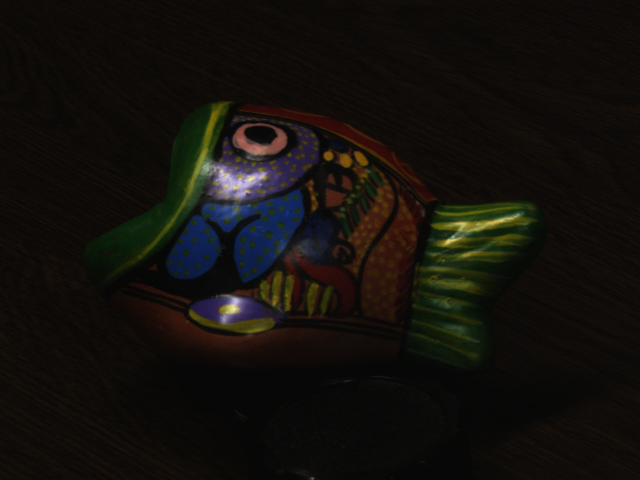
//> input picture fish.png, 640 x 480 px
$ ./main fish.png   (built with g++ and OpenCV 4)
//> lines starting //> are read from the running program, lines starting //| are printed output that depends on the picture; after the words box and inside, x2 and y2 are one past the last pixel; in counts of white or black regions, pixels touching at a corner belong together
//> further down, inputImage is the input picture: 480 rows x 640 cols, CV_8UC3; mean B, G, R 12.6, 16.7, 19.3
### CPUProcess/convexWeightsEstimation.h
#ifndef CONVEX_WEIGHTS_ESTIMATION_H
#define CONVEX_WEIGHTS_ESTIMATION_H

#include <opencv2\opencv.hpp>

class convexWeightsEstimation {

public:
	convexWeightsEstimation();
	~convexWeightsEstimation();

	void initialize(int imageRows, int imageCols);

	// projection operator
	void oneDProjection(double& weight);
	void twoDProjection(double& weight);

	cv::Mat computeWeights(cv::Mat image, cv::Mat specularFree, cv::Mat highlightRegion);
	cv::Mat getDiffuseImage(cv::Mat image, cv::Mat mask);

private:

	double h_k;	// step_size
	double beta_1;	// weights for diffuse grandient regularization term
	double beta_2;	// weights for specular grandient regularization term


	cv::Mat M_d, M_s, specularComponent, diffuseImage, p_x, p_y, q_x, q_y;

};

#endif

### CPUProcess/specularDetectCorrect.h
#ifndef SPECULAR_DETECT_CORRECT_H
#define SPECULAR_DETECT_CORRECT_H

#include <opencv2\opencv.hpp>

class specularDetectCorrect {

public:
	specularDetectCorrect();
	~specularDetectCorrect();

	void initialize(int imageRows, int imageCols);

	// return final selected svgSelectImage
	cv::Mat detect(cv::Mat image);

	// return final hsv corrected image in rgb
	cv::Mat correct(cv::Mat image, cv::Mat mask);

private:

	// parameter for the algorithm
	float alpha_1;
	float alpha_2;
	float alpha;

	double tao;
	double sigma;
	double sigma_pow;

	int windowsize_half;

	// variable for the algorithm
	cv::Mat minimumImage, hsvSpace, gradientImage, svSelectImage, gSelectImage, svgSelectImage, svgWeightImage, recoverImage;
	cv::Mat showImage;
};


#endif

### CPUProcess/convexWeightsEstimation.cpp
#include "convexWeightsEstimation.h"

#include <vector>
#include <math.h>

convexWeightsEstimation::convexWeightsEstimation() {
	h_k = 2e-5;
	beta_1 = 1;
	beta_2 = 0.1;
}

convexWeightsEstimation::~convexWeightsEstimation() {
	// need to delay some heap information
}

void convexWeightsEstimation::initialize(int imageRows, int imageCols) {

	M_d = cv::Mat::ones(imageRows, imageCols, CV_64FC1);
	M_s = cv::Mat::ones(imageRows, imageCols, CV_64FC1);

	p_x = cv::Mat::zeros(imageRows, imageCols, CV_64FC1);
	p_y = cv::Mat::zeros(imageRows, imageCols, CV_64FC1);
	q_x = cv::Mat::zeros(imageRows, imageCols, CV_64FC1);
	q_y = cv::Mat::zeros(imageRows, imageCols, CV_64FC1);

	specularComponent = cv::Mat(imageRows, imageCols, CV_32FC3);
	diffuseImage = cv::Mat(imageRows, imageCols, CV_32FC3);
}

void convexWeightsEstimation::oneDProjection(double& weight) {
	if (weight > 1) { weight = 1.0; }
	else if (weight < 0) { weight = 0.0; }
	else { weight = weight; }
}

void convexWeightsEstimation::twoDProjection(double& weight) {
	if (weight > 1) { weight = 1.0; }
	else if (weight < -1) { weight = -1.0; }
	else { weight = weight; }
}

cv::Mat convexWeightsEstimation::computeWeights(cv::Mat image, cv::Mat specularFree, cv::Mat highlightRegion) {

	// get the large highlight region
	cv::Mat Element_open = cv::getStructuringElement(cv::MORPH_ELLIPSE, cv::Size(2, 1));
	cv::Mat large_highlight_region;
	cv::morphologyEx(highlightRegion, large_highlight_region, CV_MOP_OPEN, Element_open);

	// find around pixel of highlight region
	cv::Mat Element_dialate = cv::getStructuringElement(cv::MORPH_CROSS, cv::Size(2, 2));
	cv::Mat large_highlight_region_extend;
	cv::dilate(large_highlight_region, large_highlight_region_extend, Element_dialate);

	// use connected component analysis get the label
	cv::Mat reginLabel;
	int num = cv::connectedComponents(large_highlight_region_extend, reginLabel, 8);
	//std::cout << "num:" << num << std::endl;

	// calculate the surrounding average
	std::vector<std::vector<int>> cluster(num, std::vector<int>(2,0));
	for (int pixel = 0; pixel < reginLabel.rows * reginLabel.cols; pixel++) {
		int label = reginLabel.ptr<int>()[pixel];
		if (label > 0) {
			cluster[label][0] += (int)image.ptr<unsigned char>()[pixel * 3 + 0] + (int)image.ptr<unsigned char>()[pixel * 3 + 1] + (int)image.ptr<unsigned char>()[pixel * 3 + 2];
			cluster[label][1] += 1;
		}
	}

	std::vector<double> cluster_average(num,0.0);
	for (int n = 1; n < num; n++) {
		cluster_average[n] = cluster[n][0] / (3 * cluster[n][1]);
		//std::cout << cluster_average[n] << std::endl;
	}

	// calculate gradient method and iterative update
	int count = 0;

	// define specular image
	specularComponent = specularFree.clone();

	cv::Mat specularFree_float, specularComponent_float, image_float;
	specularFree.convertTo(specularFree_float, CV_64FC3);
	specularComponent.convertTo(specularComponent_float, CV_64FC3);
	image.convertTo(image_float, CV_64FC3, 1 / 255.0);

	for (int pixel = 0; pixel < large_highlight_region.rows * large_highlight_region.cols; pixel++) {
		int label = reginLabel.ptr<int>()[pixel];
		if (large_highlight_region.ptr<unsigned char>()[pixel] > 250 && label > 0) {
			specularComponent_float.ptr<double>()[pixel * 3 + 2] = 1.0 - cluster_average[label]/255.0;
			//specularComponent_float.ptr<double>()[pixel * 3 + 2] = 1.0;
			specularComponent_float.ptr<double>()[pixel * 3 + 0] = 1.0;
			specularComponent_float.ptr<double>()[pixel * 3 + 1] = 1.0;
		}
		else {
			specularComponent_float.ptr<double>()[pixel * 3 + 2] = 0.0;
			specularComponent_float.ptr<double>()[pixel * 3 + 0] = 0.0;
			specularComponent_float.ptr<double>()[pixel * 3 + 1] = 0.0;
		}

	}

	//cv::imshow("specularComponent", specularComponent_float);
	//cv::waitKey();

	std::cout << std::endl;

	while (count < 100000) {

		// loop to check when is the good ending
		if (count % 500 == 0) {
			cv::Mat M_d_float;
			M_d.convertTo(M_d_float, CV_32FC1);
			cv::Mat showTemp = getDiffuseImage(specularFree, M_d_float);
			if (count == 0) {
				cv::imshow("original input", showTemp);
				cv::waitKey(10);
			}
			else {
				cv::imshow("changing result", showTemp);
				cv::waitKey(10);
			}

		}

		cv::Mat div_p_x = cv::Mat::zeros(image.rows, image.cols, CV_64FC1);
		cv::Mat div_p_y = cv::Mat::zeros(image.rows, image.cols, CV_64FC1);
		cv::Mat div_q_x = cv::Mat::zeros(image.rows, image.cols, CV_64FC1);
		cv::Mat div_q_y = cv::Mat::zeros(image.rows, image.cols, CV_64FC1);

		cv::Mat div_m_s_x = cv::Mat::zeros(image.rows, image.cols, CV_64FC1);
		cv::Mat div_m_s_y = cv::Mat::zeros(image.rows, image.cols, CV_64FC1);
		cv::Mat div_m_d_x = cv::Mat::zeros(image.rows, image.cols, CV_64FC1);
		cv::Mat div_m_d_y = cv::Mat::zeros(image.rows, image.cols, CV_64FC1);

		// precompute div and gradient in x and y direction
		for (int r = 0; r < image.rows - 1; r++) {
			for (int c = 0; c < image.cols - 1; c++) {
				div_q_x.at<double>(r, c) = q_x.at<double>(r, c) - q_x.at<double>(r + 1, c);
				div_q_y.at<double>(r, c) = q_y.at<double>(r, c) - q_y.at<double>(r, c + 1);
				div_p_x.at<double>(r, c) = p_x.at<double>(r, c) - p_x.at<double>(r + 1, c);
				div_p_y.at<double>(r, c) = p_y.at<double>(r, c) - p_y.at<double>(r, c + 1);

				div_m_d_x.at<double>(r, c) = M_d.at<double>(r, c) - M_d.at<double>(r + 1, c);
				div_m_d_y.at<double>(r, c) = M_d.at<double>(r, c) - M_d.at<double>(r, c + 1);
				div_m_s_x.at<double>(r, c) = M_s.at<double>(r, c) - M_s.at<double>(r + 1, c);
				div_m_s_y.at<double>(r, c) = M_s.at<double>(r, c) - M_s.at<double>(r, c + 1);
			}
		}

		// update m_d, m_s, p and q
		for (int pixel = 0; pixel < image.rows * image.cols; pixel++) {

			double specularfree_r = specularFree_float.ptr<double>()[pixel * 3 + 2];
			double specularfree_g = specularFree_float.ptr<double>()[pixel * 3 + 1];
			double specularfree_b = specularFree_float.ptr<double>()[pixel * 3 + 0];

			double specularComponent_r = specularComponent_float.ptr<double>()[pixel * 3 + 2];
			double specularComponent_g = specularComponent_float.ptr<double>()[pixel * 3 + 1];
			double specularComponent_b = specularComponent_float.ptr<double>()[pixel * 3 + 0];

			double image_r = image_float.ptr<double>()[pixel * 3 + 2];
			double image_g = image_float.ptr<double>()[pixel * 3 + 1];
			double image_b = image_float.ptr<double>()[pixel * 3 + 0];

			double m_d = M_d.ptr<double>()[pixel];
			double m_s = M_s.ptr<double>()[pixel];

			double R = m_d * specularfree_r + m_s * specularComponent_r - image_r;
			double G = m_d * specularfree_g + m_s * specularComponent_g - image_g;
			double B = m_d * specularfree_b + m_s * specularComponent_b - image_b;

			//std::cout << R << std::endl;

			// get the parameter and do not need to /255
			double div_p = div_p_x.ptr<double>()[pixel] + div_p_y.ptr<double>()[pixel];
			double div_q = div_q_x.ptr<double>()[pixel] + div_q_y.ptr<double>()[pixel];

			double p_x_element = p_x.ptr<double>()[pixel];
			double p_y_element = p_y.ptr<double>()[pixel];
			double q_x_element = q_x.ptr<double>()[pixel];
			double q_y_element = q_y.ptr<double>()[pixel];

			double div_m_d_x_element = div_m_d_x.ptr<double>()[pixel];
			double div_m_d_y_element = div_m_d_y.ptr<double>()[pixel];
			double div_m_s_x_element = div_m_s_x.ptr<double>()[pixel];
			double div_m_s_y_element = div_m_s_y.ptr<double>()[pixel];


			// calculate update
			double m_d_next = m_d - h_k * (R * specularfree_r + G * specularfree_g + B * specularfree_b - beta_1 * div_q);
			double m_s_next = m_s - h_k * (R * specularComponent_r + G * specularComponent_g + B * specularComponent_b - beta_2 * div_p);
			double p_x_next = p_x_element - h_k * beta_2 * div_m_s_x_element;
			double p_y_next = p_y_element - h_k * beta_2 * div_m_s_y_element;
			double q_x_next = q_x_element - h_k * beta_1 * (div_m_d_x_element - q_x_element);
			double q_y_next = q_y_element - h_k * beta_1 * (div_m_d_y_element - q_y_element);

			// projection
			oneDProjection(m_d_next);
			oneDProjection(m_s_next);
			twoDProjection(p_x_next);
			twoDProjection(p_y_next);

			// update
			M_d.ptr<double>()[pixel] = m_d_next;
			M_s.ptr<double>()[pixel] = m_s_next;
			p_x.ptr<double>()[pixel] = p_x_next;
			p_y.ptr<double>()[pixel] = p_y_next;
			q_x.ptr<double>()[pixel] = q_x_next;
			q_y.ptr<double>()[pixel] = q_y_next;

		}

		count++;
		std::cout << count << " ";
	}

	std::cout << std::endl;

	// return diffuse weight
	return M_d;
}

cv::Mat convexWeightsEstimation::getDiffuseImage(cv::Mat image, cv::Mat mask) {

	for (int pixel = 0; pixel < image.rows * image.cols; pixel++) {
		diffuseImage.ptr<float>()[pixel * 3 + 0] = image.ptr<float>()[pixel * 3 + 0] * mask.ptr<float>()[pixel];
		diffuseImage.ptr<float>()[pixel * 3 + 1] = image.ptr<float>()[pixel * 3 + 1] * mask.ptr<float>()[pixel];
		diffuseImage.ptr<float>()[pixel * 3 + 2] = image.ptr<float>()[pixel * 3 + 2] * mask.ptr<float>()[pixel];
	}
	return diffuseImage;
}

### CPUProcess/specularDetectCorrect.cpp
#include "specularDetectCorrect.h"

#include <math.h>
#include <highgui.h>

specularDetectCorrect::specularDetectCorrect()
{
	// alpha and tao are different under medical and natural

	alpha = 0.1;
	alpha_1 = 0.33;
	alpha_2 = 0.67;

	tao = 0.13;
	sigma = 0.01;
	windowsize_half = 3;

	sigma_pow = pow(sigma, 2);
}

specularDetectCorrect::~specularDetectCorrect() {

	// need to delay some heap information
}

void specularDetectCorrect::initialize(int imageRows, int imageCols) {
	minimumImage = cv::Mat(imageRows, imageCols, CV_32FC1);
	hsvSpace = cv::Mat(imageRows, imageCols, CV_32FC3);
	gradientImage = cv::Mat::zeros(imageRows, imageCols, CV_64FC1);
	svSelectImage = cv::Mat(imageRows, imageCols, CV_8UC1);
	gSelectImage = cv::Mat(imageRows, imageCols, CV_8UC1);
	svgSelectImage = cv::Mat(imageRows, imageCols, CV_8UC1);
	svgWeightImage = cv::Mat::ones(imageRows, imageCols, CV_32FC1);
	recoverImage = cv::Mat(imageRows, imageCols, CV_8UC3);
	//showImage = cv::Mat(imageRows, imageCols, CV_8UC1);
}

cv::Mat specularDetectCorrect::detect(cv::Mat image) {

	// get hsvSpace from input image
	cv::Mat image_float = cv::Mat(image.rows, image.cols, CV_32FC3);
	image.convertTo(image_float, CV_32FC3, 1.f / 255.f);
	cv::cvtColor(image_float, hsvSpace, CV_BGR2HSV_FULL);

	// get svSelectImage from HSV space
	// @qxc62 09/29 low precise, 01/13 get the 32 bit float high precise
	for (int pixel = 0; pixel < hsvSpace.rows * hsvSpace.cols; pixel++) {
		float saturation = hsvSpace.ptr<float>()[pixel * 3 + 1];
		float value = hsvSpace.ptr<float>()[pixel * 3 + 2];

		svSelectImage.ptr<unsigned char>()[pixel] = (((saturation < alpha_1) && (value > alpha_2)) ? 255 : 0);

	}
//> this loop made 307200 passes
//> (saturation, value) on passes 1 to 3: (0.462, 0.051), (0.6, 0.0588), (0.538, 0.051)
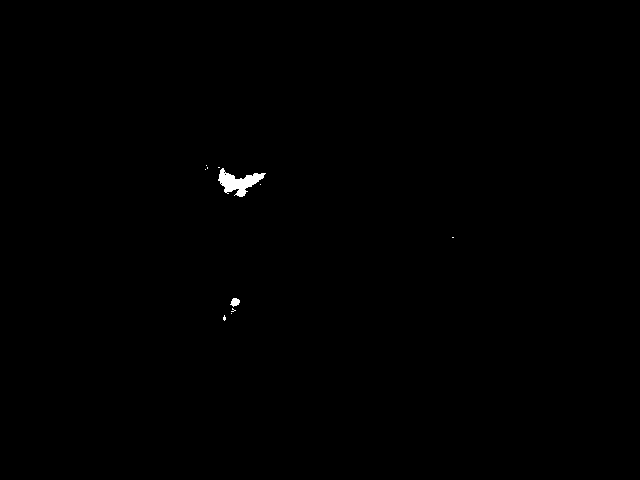
//> svSelectImage: 480 rows x 640 cols, CV_8UC1; 0.23% white; 11 white regions (9 under 20 px), largest, box (x1, y1, x2, y2) and area: (218, 168, 266, 197) 629, (230, 298, 240, 307) 60

	//cv::imshow("svSelect Image", svSelectImage);
	//cv::waitKey();

	// get minimum image from original input image
	for (int pixel = 0; pixel < image.rows * image.cols; pixel++) {
		float red = image_float.ptr<float>()[pixel * 3 + 2];
		float green = image_float.ptr<float>()[pixel * 3 + 1];
		float blue = image_float.ptr<float>()[pixel * 3 + 0];
		// compare each value and get output minimum image
		minimumImage.ptr<float>()[pixel] = std::min(red, std::min(green, blue));
	}
//> this loop made 307200 passes
//> (red, green, blue) on passes 1 to 3: (0.051, 0.0431, 0.0275), (0.0588, 0.0431, 0.0235), (0.051, 0.051, 0.0235)
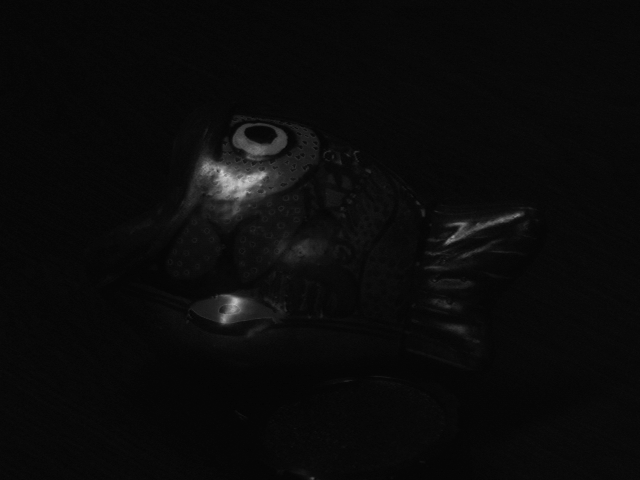
//> minimumImage: 480 rows x 640 cols, CV_32FC1; min 0.0157, max 0.812, mean 0.042

	// calculate gradient image, gradient select and union
	for (int r = 1; r < minimumImage.rows - 1; r++) {
		for (int c = 1; c < minimumImage.cols - 1; c++) {
			// calculate gradient image from minimum Image
			double cal_temp = std::pow((minimumImage.at<float>(r + 1, c) - minimumImage.at<float>(r - 1, c)), 2) + std::pow((minimumImage.at<float>(r, c + 1) - minimumImage.at<float>(r, c - 1)), 2);
			gradientImage.at<double>(r, c) = std::sqrt(cal_temp) / 2;
			// select pixel in gradient image
			gSelectImage.at<unsigned char>(r, c) = (gradientImage.at<double>(r, c) > tao) ? 255 : 0;
			// select pixel union with sv selected image
			svgSelectImage.at<unsigned char>(r, c) = (gSelectImage.at<unsigned char>(r, c) > 250) ? (gSelectImage.at<unsigned char>(r, c)) : (svSelectImage.at<unsigned char>(r, c));
		}
	}
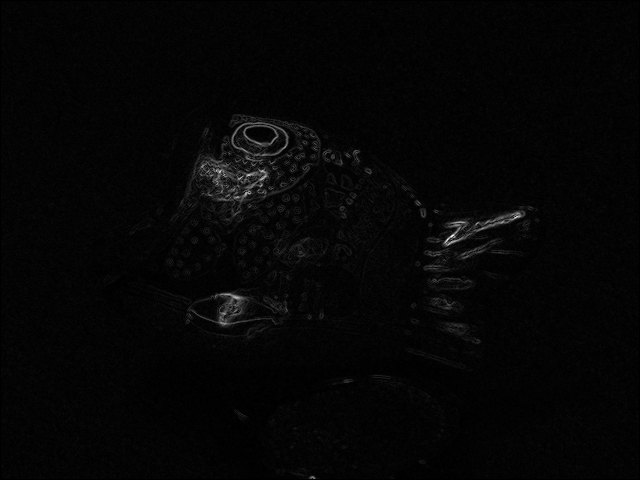
//> gradientImage: 480 rows x 640 cols, CV_64FC1; min 0, max 0.233, mean 0.00526; drawn with min black and max white
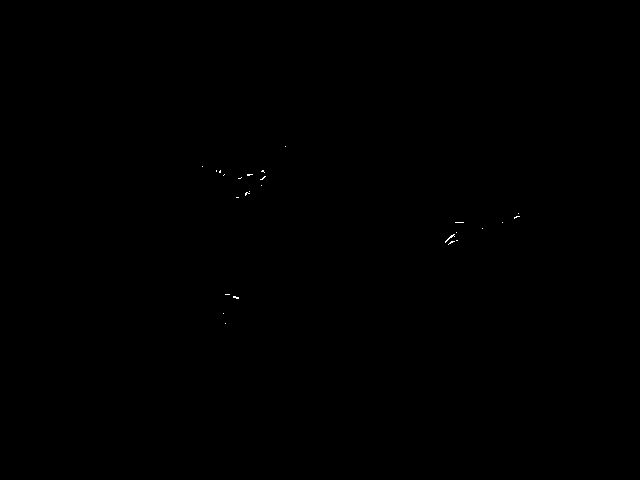
//> gSelectImage: 480 rows x 640 cols, CV_8UC1; 0.04% white in thin lines or dots, all inside (x1, y1, x2, y2) = (202, 146, 520, 324)

	return svgSelectImage;
}

cv::Mat specularDetectCorrect::correct(cv::Mat image, cv::Mat mask) {

	// get hsvSpace from input image
	cv::Mat image_float = cv::Mat(image.rows, image.cols, CV_32FC3);
	image.convertTo(image_float, CV_32FC3, 1.0 / 255.0);
	// note that Hue 0-360, Saturation 0-1, Value 0-1 for 32bit input transform
	cv::cvtColor(image_float, hsvSpace, CV_BGR2HSV_FULL);

	// normalize hue to 0-1
	for (int pixel = 0; pixel < hsvSpace.rows * hsvSpace.cols; pixel++) {
		float hue = hsvSpace.ptr<float>()[pixel * 3 + 0];
		hsvSpace.ptr<float>()[pixel * 3 + 0] = hue / 360.f;
	}
//> this loop made 307200 passes
//> hue on passes 1 to 3: 40, 33.33, 60

	// [18 lines of commented-out code are left out]
	for (int pixel = 0; pixel < svgWeightImage.rows * svgWeightImage.cols; pixel++) {
		if (mask.ptr<unsigned char>()[pixel] > 250) {
			svgWeightImage.ptr<float>()[pixel] = alpha;
		}
		else {
			svgWeightImage.ptr<float>()[pixel] = 1.f;
		}
	}

	// correct surrounding pixels until finished all
	bool continue_flag = true;

	cv::Mat mask_erode;
	cv::Mat mask_large = mask.clone();

	cv::Mat Element_erode = cv::getStructuringElement(cv::MORPH_CROSS, cv::Size(2, 2));
	cv::erode(mask_large, mask_erode, Element_erode);

	// process loop to correct
	while (continue_flag) {
		// correct hue and saturation
		//cv::Mat ProcessImage = cv::Mat::zeros(mask.rows, mask.cols, CV_32FC1);
		for (int r = windowsize_half; r < hsvSpace.rows - windowsize_half; r++) {
			for (int c = windowsize_half; c < hsvSpace.cols - windowsize_half; c++) {
				double h_update = 0.0;
				double s_update = 0.0;
				double svg_weight_sum = 0.0;
				double hs_weight_sum = 0.0;
				if (mask_large.at<unsigned char>(r, c) > 250 && mask_erode.at<unsigned char>(r, c) < 250) {
					for (int wr = -windowsize_half; wr <= windowsize_half; wr++) {
						for (int wc = -windowsize_half; wc <= windowsize_half; wc++) {

							double h_temp = hsvSpace.at<cv::Vec3f>(r + wr, c + wc)[0];
							double s_temp = hsvSpace.at<cv::Vec3f>(r + wr, c + wc)[1];
							double h_current = hsvSpace.at<cv::Vec3f>(r , c )[0];

							// function (11)
							h_update += h_temp * svgWeightImage.at<float>(r + wr, c + wc);
							svg_weight_sum += svgWeightImage.at<float>(r + wr, c + wc);

							// function (12) and (14)
							s_update += s_temp * exp(-pow((1 - s_temp), 2)) * exp(-pow((h_current - h_temp), 2) / sigma_pow);
							hs_weight_sum += exp(-pow((1 - s_temp), 2)) * exp(-pow((h_current - h_temp), 2) / sigma_pow);

						}
					}

					// finalize function (11) and (12)
					hsvSpace.at<cv::Vec3f>(r, c)[0] = h_update / svg_weight_sum;
					hsvSpace.at<cv::Vec3f>(r, c)[1] = s_update / hs_weight_sum;
					hsvSpace.at<cv::Vec3f>(r, c)[2] = 1.f;
					//svgWeightImage.at<float>(r, c) = 1.f; // this will blur the inpainting a lot
				}

			}
		}

		mask_large = mask_erode.clone();
		cv::erode(mask_large, mask_erode, Element_erode);

		continue_flag = (cv::countNonZero(mask_erode) > 1);
	}
//> this loop made 12 passes
//> continue_flag on passes 1 to 4: true, true, true, true
//> pass 1, in correct, `cv::erode(mask_large, mask_erode, Element_erode);`:
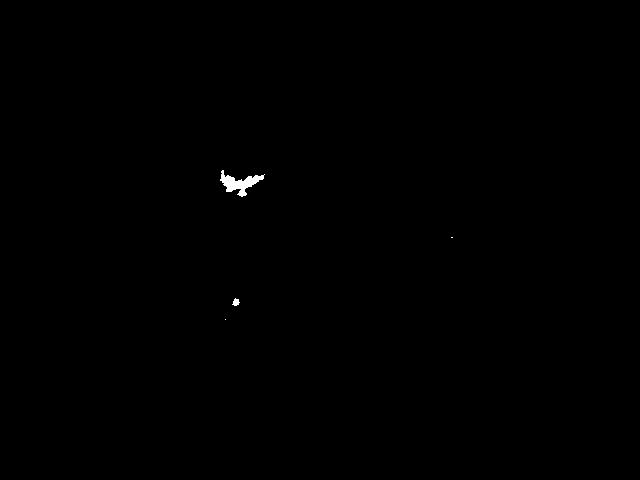
//> mask_erode: 480 rows x 640 cols, CV_8UC1; 0.17% white; 4 white regions (2 under 20 px), largest, box (x1, y1, x2, y2) and area: (220, 170, 265, 197) 480, (232, 298, 240, 306) 40
//> after the loop:
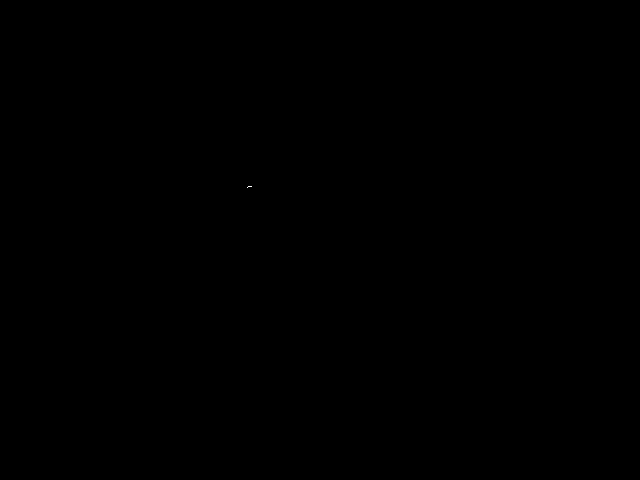
//> mask_large: 480 rows x 640 cols, CV_8UC1; 0% white in thin lines or dots, all inside (x1, y1, x2, y2) = (247, 186, 252, 188)

	// [13 lines of commented-out code are left out]
	for (int pixel = 0; pixel < hsvSpace.rows * hsvSpace.cols; pixel++) {
		float hue = hsvSpace.ptr<float>()[pixel * 3 + 0];
		hsvSpace.ptr<float>()[pixel * 3 + 0] = hue * 360.f;
	}
//> this loop made 307200 passes
//> hue on passes 1 to 3: 0.111, 0.0926, 0.167

	// get recover image after correct hue and saturation
	cv::cvtColor(hsvSpace, recoverImage, CV_HSV2BGR_FULL);

	return recoverImage;
}

### main.cpp
#include <opencv2\opencv.hpp>
#include "CPUProcess\specularDetectCorrect.h"
#include "CPUProcess\convexWeightsEstimation.h"

int main(int argc, char **argv)
{

	if(argc != 2)
	{
		printf("Usage: GlobalOptimalMethodSpecularRemove.exe imagefile.extension\n");
		return -1;
	}

	cv::Mat inputImage = cv::imread(argv[1]);
	cv::Mat selectImage, noSpecularImage, diffuseMask, diffuseImage;

	// detect specular region and correct in HSV space
	specularDetectCorrect SpecularDetectCorrectInstance;
	SpecularDetectCorrectInstance.initialize(inputImage.rows, inputImage.cols);
	selectImage = SpecularDetectCorrectInstance.detect(inputImage);

	// show the specular region
	cv::imshow("specularRegion", selectImage);
	cv::waitKey();

	// note that this SpecularImage is 32FC3
	noSpecularImage = SpecularDetectCorrectInstance.correct(inputImage, selectImage);

	// show the hue and saturation corrected image and highlight on valur
	cv::imshow("specularFree image", noSpecularImage);
	cv::waitKey();

	// estimate w_d and return diffuse image
	convexWeightsEstimation ConvexWeightsEstimationInstance;
	ConvexWeightsEstimationInstance.initialize(inputImage.rows, inputImage.cols);
	diffuseMask = ConvexWeightsEstimationInstance.computeWeights(inputImage, noSpecularImage, selectImage);
//> in computeWeights, `cv::dilate(large_highlight_region, large_highlight_region_extend, Elem..`:
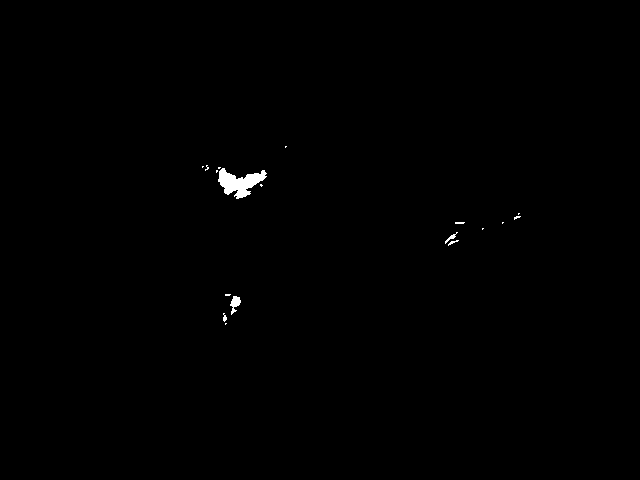
//> large_highlight_region_extend: 480 rows x 640 cols, CV_8UC1; 0.34% white; 18 white regions (13 under 20 px), largest, box (x1, y1, x2, y2) and area: (218, 168, 267, 199) 767, (230, 296, 241, 315) 110, (445, 232, 458, 244) 40, (448, 240, 459, 246) 23, (223, 313, 227, 322) 23
//> in computeWeights, `int num = cv::connectedComponents(large_highlight_region_extend, regin..`: num = 19
//> in computeWeights, `std::vector<std::vector<int>> cluster(num, std::vector<int>(2,0));`: cluster = 19 items
//> the loop in computeWeights, `for (int pixel = 0; pixel < reginLabel.rows * reginLabel.cols; pixel++)` made 307200 passes
//> label on passes 1 to 3: 0, 0, 0
//> the loop in computeWeights, `for (int n = 1; n < num; n++)` made 18 passes
//> the loop in computeWeights, `for (int pixel = 0; pixel < large_highlight_region.rows * large_highli..` made 307200 passes
//> (the run ends here: the time limit is reached, at `std::cout << count << " ";`)
